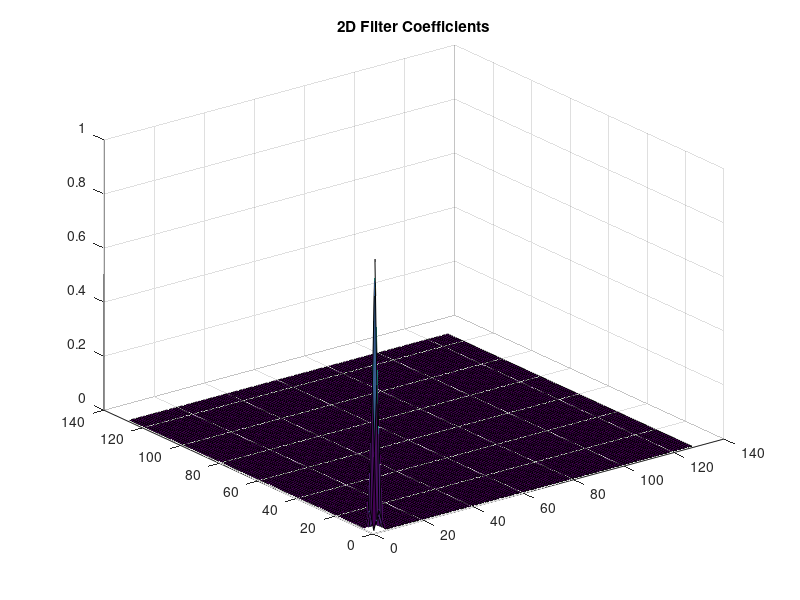

The MATLAB source for this figure: (Note: this script raises an error after producing the figure.)
% prob_10_11_example - Generate 2D FIR filter
%
% Fred J. Frigo
% Marquette University
% Dec 2, 2019
%
% Generate N = 128 point FIR Filter from h[n] = hamming(M) with M=5
% Plot 2D frequency response
%
N = 128; 
M=5;

kernel_1d = [ hamming(M)' zeros(1, N-M) ];
kernel_2d = kernel_1d'*kernel_1d;

figure;
surf(kernel_2d);
title('2D Filter Coefficients');

figure;
freqz2(kernel_2d, [N, N]);
title('Frequency Response');
